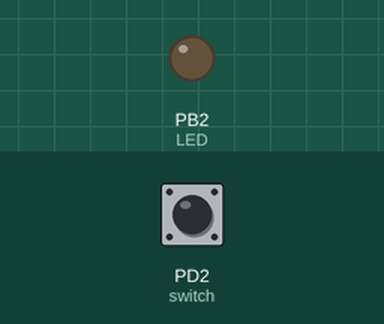
The program below on a simulated ATmega328P, built with avr-gcc and emulated at 8 MHz. On the bench: output pins drawn as LEDs (lit = HIGH). The inputs (shaded band) are chosen by the test bench; at power-on: PD2 (switch) HIGH.

Above: at 1.2 s.
1.3 s: PD2 (switch) pulled LOW for 3.2 s
At 2.8 s:
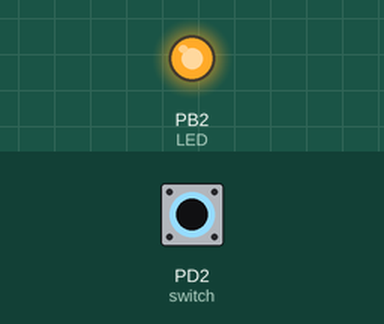
Timing chart, 0 to 6.0 s (numbered marks = the images above; inputs shaded):
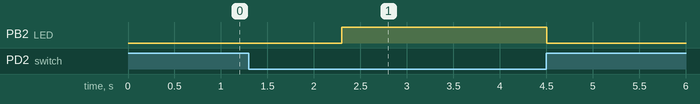

Measured:
- after the input at 1.3 s, PB2 (LED): LOW → HIGH after 1.0 s, → LOW 2.2 s later

The program:

main.c
```c
 /*
 * task5.c
 *
 * Created: 3/14/2018 4:00:04 PM
 * Author : Guillermo Gálvez
 */
#define F_CPU 8000000UL
#include <avr/io.h>
#include <util/delay.h>
#include <avr/interrupt.h>


ISR(INT0_vect)
{
	EIFR |= (1 << INTF0);

	if(!(PIND & (1 << PIND2)))	//Pull-up resistor switch to ground
	{
		_delay_ms(1000);		//Delay 1 second
		PORTB ^= (1 << PB2);	//LED_on
	}
	else
	{
		PORTB = 0;				//LED_off
	}


}//end ISR(INT0_vect)


int main ()
{
	DDRB |= (1 << DDB2); 	//PB2 set to ouput for LED
	DDRD &= ~(1 << PD2); 	//Set to input for switch
	PORTD |= (1 << PD2);	//Set Pull-up

	EIMSK |= (1 << INT0);	//activate extern int
	EICRA |= (0 << ISC01) | (1 << ISC00);	//activiate external int on rise
	PORTB = 0;								//Initilize output to 0
	sei();	//enagle global int


		while (1)
		{

		}//end while(1)
}//end Main
```
